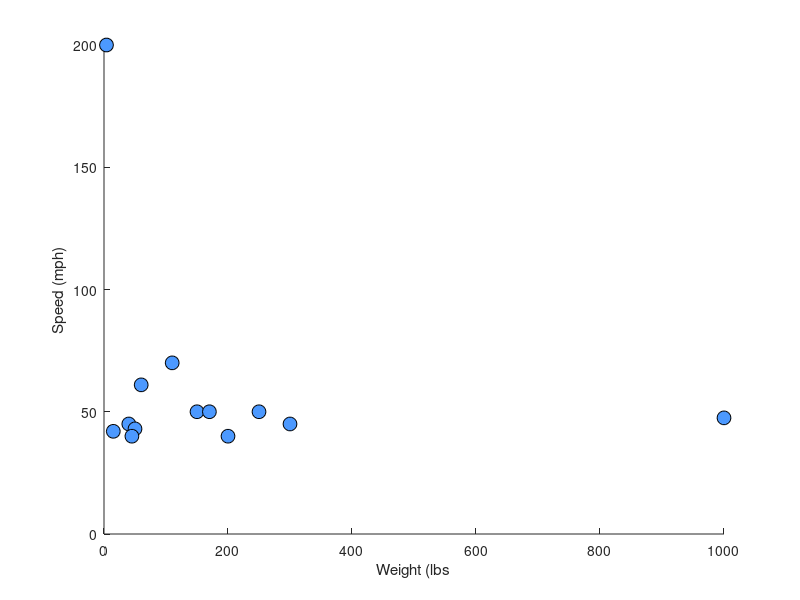

This chart was generated by the following MATLAB code:
% https://au.mathworks.com/matlabcentral/answers/165916-display-information-about-a-point-by-hovering-over-it-on-a-figure
% by Matt Dash, 2014

function mouseovertest
 
f=figure('renderer','painters');
a=axes;
 
%some animal data:
%name   speed   weight
animals={'Peregrine falcon',200.00,4;
'Cheetah',70.00,110;
'Pronghorn antelope',61.00,60;
'Lion',50.00,150;
'Thomson''s gazelle',50.00,170;
'Wildebeest',50.00,250;
'Quarter horse',47.50,1000;
'Cape hunting dog',45.00,40;
'Elk',45.00,300;
'Coyote',43.00,50;
'Gray fox',42.00,15;
'Hyena',40.00,45;
'Ostrich',40.00,200};
 
%plot the data
L=line(cell2mat(animals(:,3)),cell2mat(animals(:,2)),'marker','o','markersize',10,...
    'markerfacecolor',[.3 .6 1],'markeredgecolor',[0 0 0],'linestyle','none');
xlabel('Weight (lbs')
ylabel('Speed (mph)');
 
%apply mouse motion function
set(f,'windowbuttonmotionfcn',{@mousemove,L,animals});
 